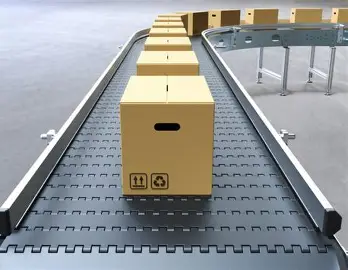
#> input picture Praktikum_9/produk.jpg, 348 x 270 px
$ python case.py
#> lines starting #> are read from the running program, lines starting #| are printed output that depends on the picture; after the words box and inside, x2 and y2 are one past the last pixel; in counts of white or black regions, pixels touching at a corner belong together
import cv2
import numpy as np
import matplotlib.pyplot as plt

# 1. Baca Citra (Asumsikan objek lebih gelap dari background)
img_prod = cv2.imread('produk.jpg', cv2.IMREAD_GRAYSCALE)
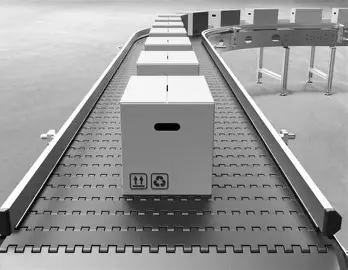
#> img_prod: shape (270, 348); min 0, max 255, mean 151.5

if img_prod is not None:
    # 2. Terapkan Otsu Thresholding (Gunakan INV agar objek gelap menjadi putih/255)
    ret_otsu, thresh_otsu = cv2.threshold(img_prod, 0, 255, cv2.THRESH_BINARY_INV + cv2.THRESH_OTSU)
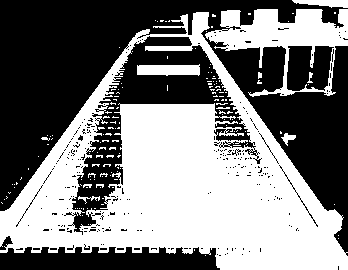
#> thresh_otsu: shape (270, 348); 49% white; 153 white regions (141 under 20 px), largest, box (x1, y1, x2, y2) and area: (0, 12, 348, 270) 39316, (205, 9, 348, 97) 4888, (137, 64, 200, 76) 632
#> ret_otsu = 150

    # 3. Operasi Morfologi (Closing: Dilasi lalu Erosi, untuk menutup lubang kecil di dalam objek)
    kernel = np.ones((5,5), np.uint8)
    img_clean = cv2.morphologyEx(thresh_otsu, cv2.MORPH_CLOSE, kernel)
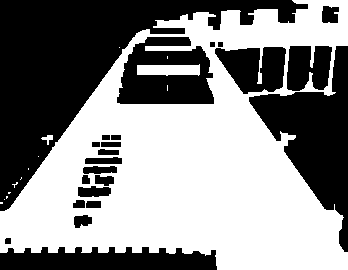
#> img_clean: shape (270, 348); 54.1% white; 23 black regions, largest, box (x1, y1, x2, y2) and area: (0, 0, 308, 211) 20389, (249, 46, 348, 252) 8164, (117, 37, 214, 104) 4502

    # Opsional: Jika ada noise putih kecil di background, tambahkan Opening
    img_clean = cv2.morphologyEx(img_clean, cv2.MORPH_OPEN, kernel)
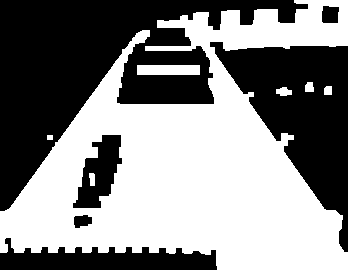
#> img_clean: shape (270, 348); 52.5% white; 6 black regions, box (x1, y1, x2, y2) and area: (0, 0, 308, 211) 25137, (210, 42, 348, 252) 12905, (0, 238, 217, 270) 4121, (73, 135, 122, 208) 1985, (322, 6, 339, 23) 262, (74, 215, 92, 228) 181

    # 4. Hitung jumlah piksel putih (Luas Objek)
    area_pixels = cv2.countNonZero(img_clean)
#> area_pixels = 49369

    # 5. Thresholding Global Manual sebagai pembanding
    manual_t = 100
    _, thresh_global = cv2.threshold(img_prod, manual_t, 255, cv2.THRESH_BINARY_INV)
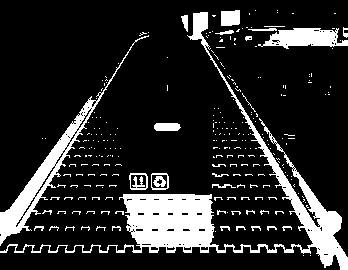
#> thresh_global: shape (270, 348); 16.1% white; 261 white regions (232 under 20 px), largest, box (x1, y1, x2, y2) and area: (0, 12, 348, 270) 8800, (0, 35, 149, 246) 2701, (258, 28, 348, 49) 1159

    # Visualisasi
    plt.figure(figsize=(15, 5))
    plt.subplot(1, 4, 1)
    plt.imshow(img_prod, cmap='gray')
    plt.title('Citra Asli')
    plt.axis('off')

    plt.subplot(1, 4, 2)
    plt.imshow(thresh_global, cmap='gray')
    plt.title(f'Global (T={manual_t})')
    plt.axis('off')

    plt.subplot(1, 4, 3)
    plt.imshow(thresh_otsu, cmap='gray')
    plt.title(f'Otsu Awal (T={ret_otsu})')
    plt.axis('off')

    plt.subplot(1, 4, 4)
    plt.imshow(img_clean, cmap='gray')
    plt.title(f'Setelah Morfologi\n(Luas: {area_pixels} px)')
    plt.axis('off')

    plt.show()
    print(f"Luas area objek terdeteksi: {area_pixels} piksel.")
#| Luas area objek terdeteksi: 49369 piksel.

$ run again, with Praktikum_9/objek.jpg copied over Praktikum_9/produk.jpg
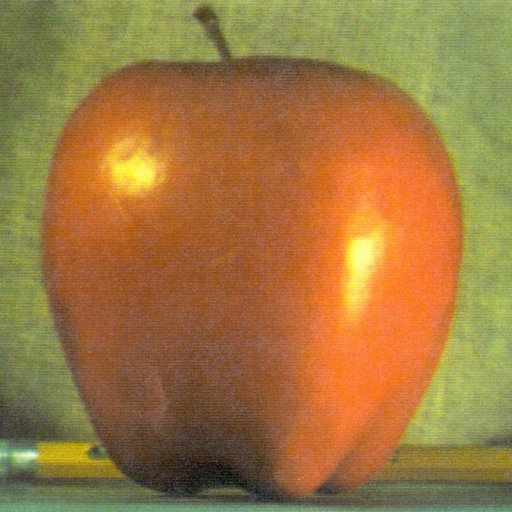
#> input picture Praktikum_9/objek.jpg, 512 x 512 px
#> `ret_otsu, thresh_otsu = cv2.threshold(img_prod, 0, 255, cv2.THRESH_BIN..`:
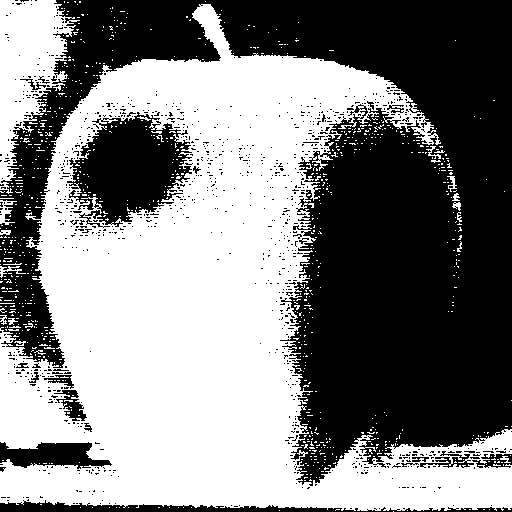
#> thresh_otsu: shape (512, 512); 51% white; 999 black regions (978 under 20 px), largest, box (x1, y1, x2, y2) and area: (0, 0, 512, 486) 110725, (67, 112, 192, 228) 8704, (0, 500, 512, 512) 2547
#> ret_otsu = 125
#> area_pixels = 148162
#> `_, thresh_global = cv2.threshold(img_prod, manual_t, 255, cv2.THRESH_B..`:
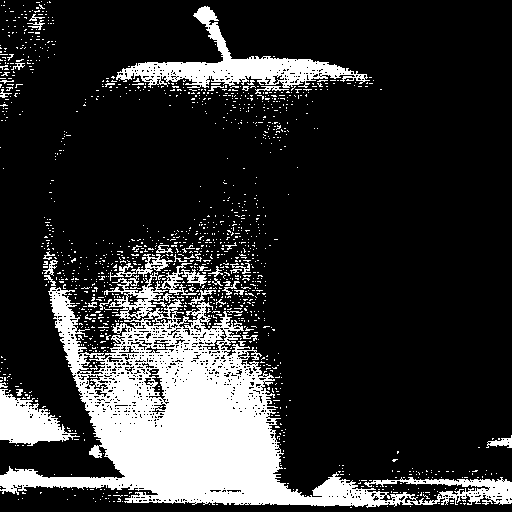
#> thresh_global: shape (512, 512); 18.7% white; 1343 white regions (1303 under 20 px), largest, box (x1, y1, x2, y2) and area: (0, 263, 512, 508) 35572, (116, 6, 370, 88) 5093, (0, 389, 80, 446) 2348
#| Luas area objek terdeteksi: 148162 piksel.

$ run again, with Praktikum_9/dokumen.png saved as Praktikum_9/produk.jpg
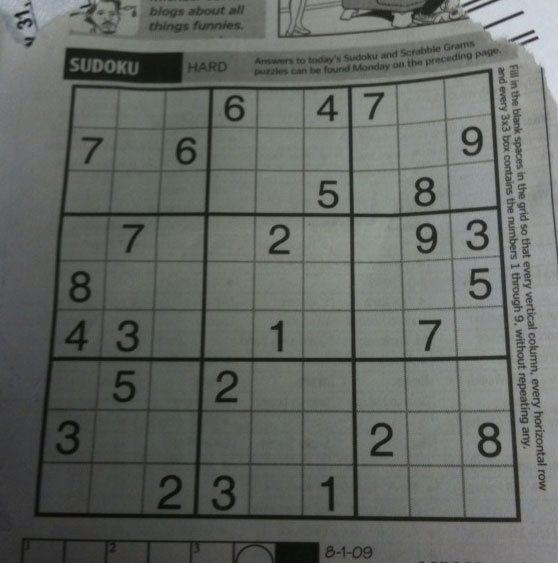
#> input picture Praktikum_9/dokumen.png, 558 x 563 px
#> `ret_otsu, thresh_otsu = cv2.threshold(img_prod, 0, 255, cv2.THRESH_BIN..`:
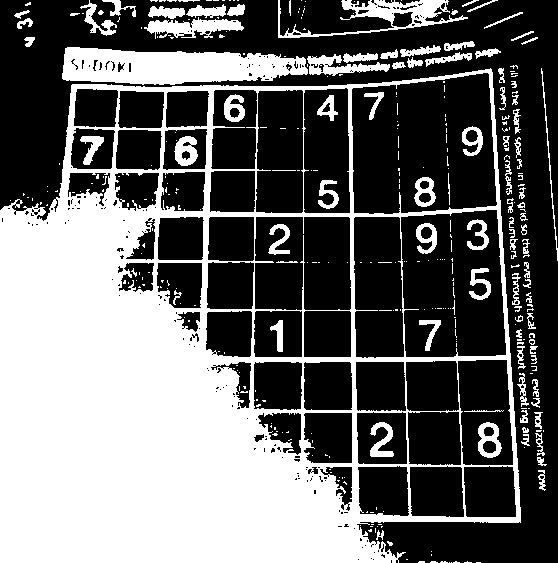
#> thresh_otsu: shape (563, 558); 41% white; 351 white regions (254 under 20 px), largest, box (x1, y1, x2, y2) and area: (0, 68, 521, 563) 105669, (62, 47, 308, 85) 6793, (278, 0, 468, 38) 2038
#> ret_otsu = 97
#> area_pixels = 123256
#> `_, thresh_global = cv2.threshold(img_prod, manual_t, 255, cv2.THRESH_B..`:
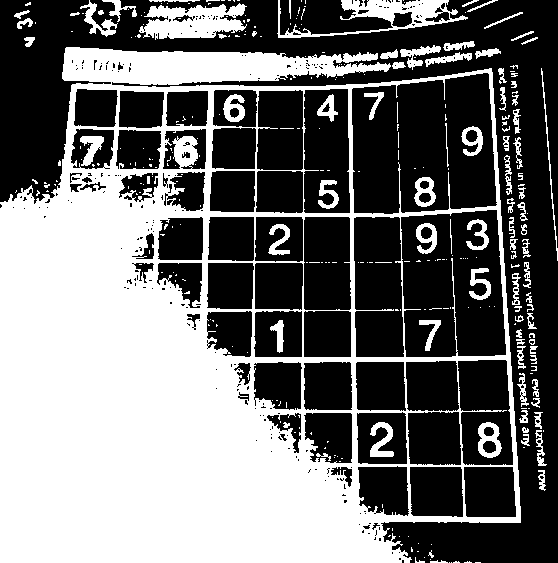
#> thresh_global: shape (563, 558); 44.4% white; 310 white regions (219 under 20 px), largest, box (x1, y1, x2, y2) and area: (0, 47, 521, 563) 123339, (139, 3, 247, 40) 2559, (277, 0, 468, 38) 2294
#| Luas area objek terdeteksi: 123256 piksel.
